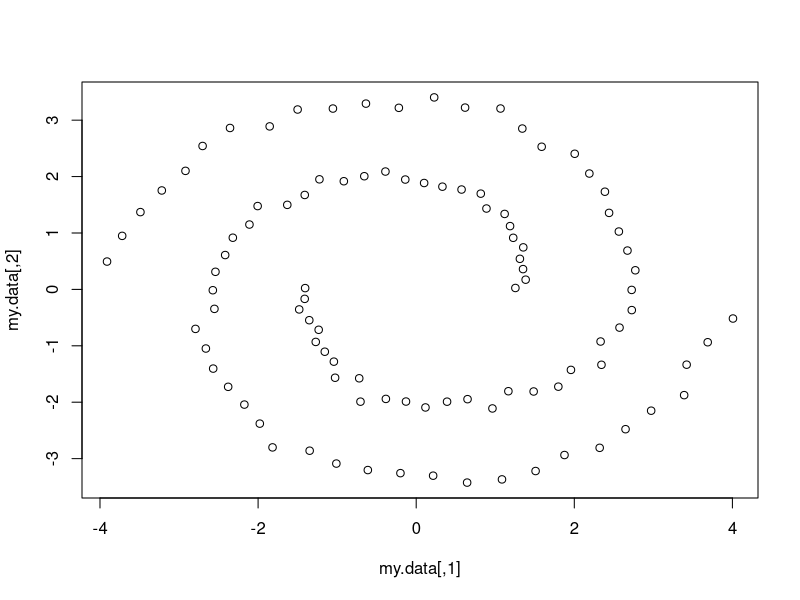
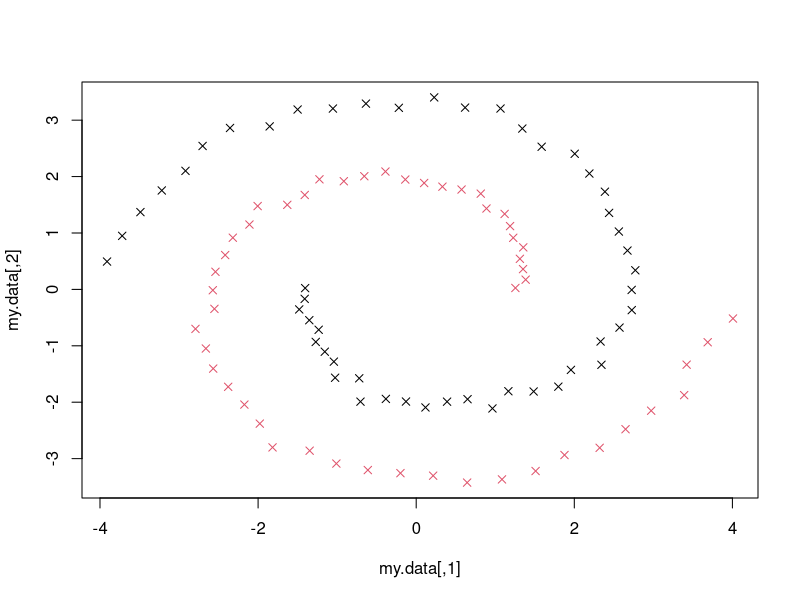
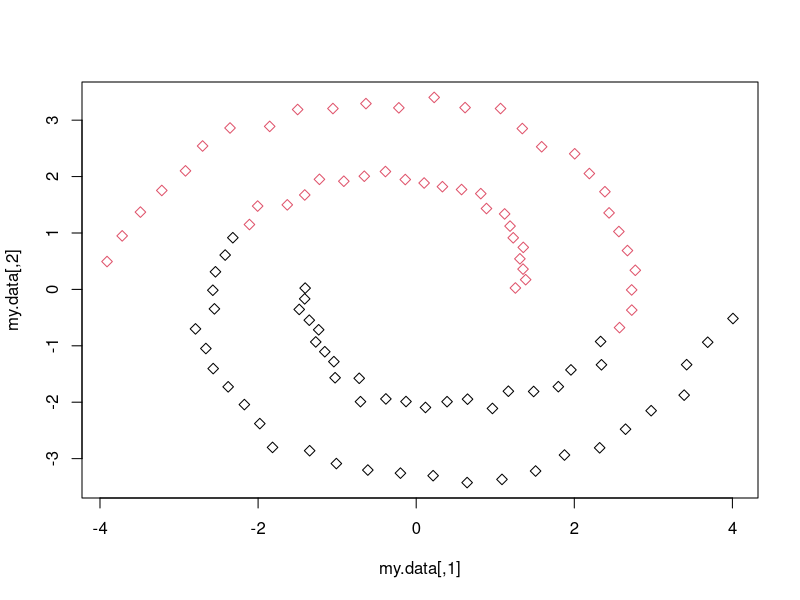

These figures' R source, in order: (Note: this script raises an error after producing the figures.)
rm(list = ls())
library(mlbench)

set.seed(11)
obj <- mlbench.spirals(100,1,0.025)
my.data <-  4 * obj$x
plot(my.data)

library(kernlab)
sc <- specc(my.data, centers=2)
plot(my.data, col=sc, pch=4)            # estimated classes (x)

sc1 <- specc(my.data,kernel = "laplacedot",kpar="automatic",
             centers = 2)
plot(my.data,col = sc1,pch = 5)

##########################################
## self defined spectral clustering

kern_KNN <- function(X,
                     nn = 10){
  # mutual knn kernal
  # nn: the k nearest neighbors to consider
  D <- as.matrix( dist(X) ) # matrix of euclidean distances between data points in X
  
  # intialize the knn matrix
  knn_mat <- matrix(NA,
                    nrow = nrow(X),
                    ncol = nrow(X))
  
  # find the 10 nearest neighbors for each point
  for (i in 1: nrow(X)) {
    neighbor_index <- order(D[i,])[2:(nn + 1)]
    knn_mat[i,][neighbor_index] <- 1 
  }
  
  # Now we note that i,j are neighbors iff K[i,j] = 1 or K[j,i] = 1 
  knn_mat <- knn_mat + t(knn_mat) # find mutual knn
  
  knn_mat[ knn_mat == 2 ] = 1
  
  return(knn_mat)
}

kern_RBF <- function(X,alpha=1){
  #D <- as.matrix( dist(X) ) # matrix of euclidean distances between data points in X
  
  # intialize the RBF matrix
  RBF_mat <- matrix(NA,
                    nrow = nrow(X),
                    ncol = nrow(X))
  
  for (i in 1: nrow(X)) {
    for (j in 1:nrow(X)){
      RBF_mat[i,j] = exp(-alpha*norm(as.matrix(X[i,]-X[j,]),type = "F"))
    }
  }
  
  return(RBF_mat)
}


####
## data depth based kernel
kern_MahalanobisDepth <- function(X){
  MaD_mat <- matrix(NA,nrow = nrow(X),ncol = nrow(X))
  Mid= matrix(NA,1,1) # temporary store D(xij)
  # Compute the Minimum Covariance Determinant (MCD) estimator
  Sigma = covMcd(X)$cov
  
  for(i in 1:nrow(X)){
    for(j in 1:nrow(X)){
      MaD_mat[i,j] = 1/(1+(X[i,]-X[j,])%*%solve(Sigma)%*%(X[i,]-X[j,]))
    }
  }
  return(MaD_mat)
}

W1 = kern_MahalanobisDepth(my.data)
W2 = kern_RBF(my.data)
##
# define data-depth based kernel
############################################################                       
graph_laplacian <- function(W, normalized = TRUE)
{
  stopifnot(nrow(W) == ncol(W)) 
  
  g = colSums(W) # degrees of vertices
  n = nrow(W)
  
  if(normalized)
  {
    D_half = diag(1 / sqrt(g) )
    return( diag(n) - D_half %*% W %*% D_half )
  }
  else
  {
    return( diag(g) - W )
  }
}  

############################################################ 
spectral_clustering <- function(X, # matrix of data points
                                n_eig,kernel)
{
  
  W = forceAndCall(1,kernel,X) # 1. matrix of similarities 
  L = graph_laplacian(W) # 2. compute graph laplacian
  ei = eigen(L, symmetric = TRUE) # 3. Compute the eigenvectors and values of L
  n = nrow(L)
  res = ei$vectors[,(n - n_eig):(n - 1)]
  
  return(kmeans(res,n_eig)) # return the eigenvectors of the n_eig smallest eigenvalues
}
############################################################ 
# example
# do spectral clustering procedure

X_sc <- spectral_clustering(my.data,n_eig =2,kernel = kern_RBF)

plot(my.data,col = X_sc$cluster,pch = 5)
